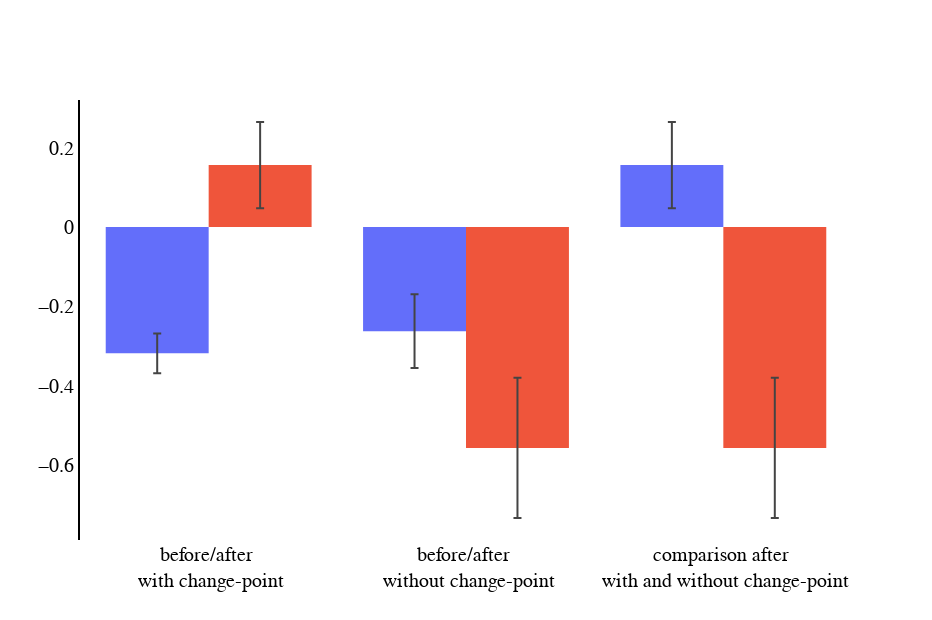
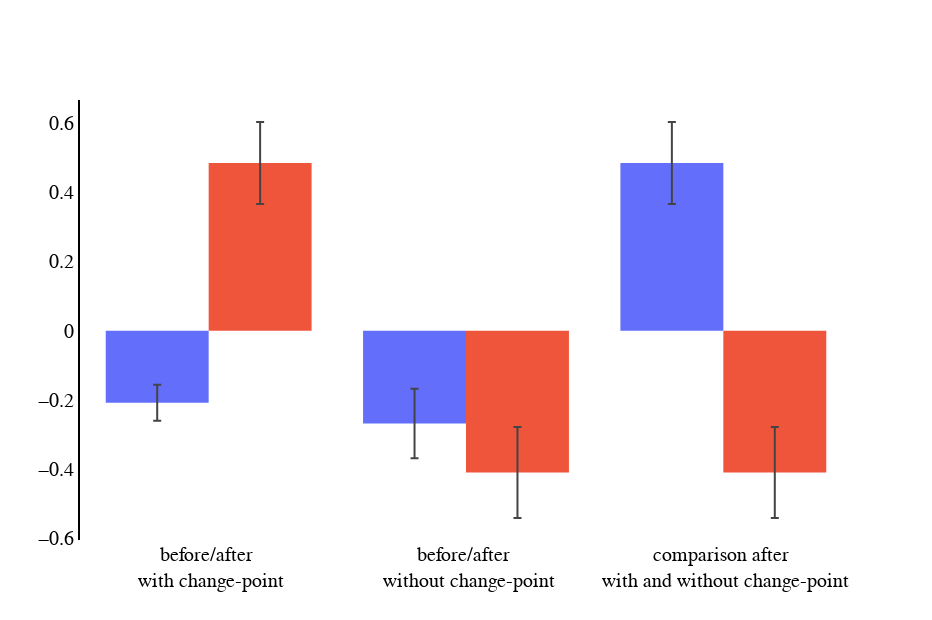

The code cell stored with these charts, in order, in its notebook:
### Code cell
K=0
questionnaire = pd.read_csv('data_exp_95307-v26_questionnaire-44j4.csv',low_memory=False)
subjects = np.where(questionnaire['Event Index'].values == '1')[0]
questionnaire_frames = []
folds = 2
folds_correlations = {'stos':[],'stons':[],'nstos':[],'nstons':[]}
for trial in range(len(subjects)):
    if trial != len(subjects) -1:
        frame_tmp = questionnaire[subjects[trial]:subjects[trial+1]]
    else:
        frame_tmp = questionnaire[subjects[trial]:-1]
    frame_tmp = frame_tmp.reset_index( drop=True)
    questionnaire_frames += [frame_tmp]
for file in ['data_exp_95307-v26_task-rjpe.csv','data_exp_95307-v26_task-qsg4.csv']:
    bootstrap_matrix = torch.zeros(2,2)
    tensor = torch.load('K={0}_Exp'.format(K),map_location=torch.device('cpu'))
    frames_surprises, frames_no_surprises, max_idx, idx_vid,condition, cp = extract_frames(file)
    
    mean_sim_surprise = torch.mean((torch.reshape(torch.mean(torch.cat(tensor, dim=1)[:66],dim = 0), 
                                                  (-1, 100))), dim=1)[:int(max_idx)]
    std_sim_surprise = torch.std((torch.reshape(torch.mean(torch.cat(tensor, dim=1)[:66],dim = 0),
                                                (-1, 100))), dim=1)[:int(max_idx)] / 10
    mean_sim_no_surprise = torch.mean((torch.reshape(torch.mean(torch.cat(tensor, dim=1)[66:],dim = 0),
                                                     (-1, 100))), dim=1)[:int(max_idx)]
    std_sim_no_surprise = torch.std((torch.reshape(torch.mean(torch.cat(tensor, dim=1)[66:],dim = 0),
                                                   (-1, 100))), dim=1)[:int(max_idx)] /10
    simulations = {'surprise': mean_sim_surprise,'no_surprise': mean_sim_no_surprise}
    
    for folds_number in range(folds):
        print('----- FOLD Number {0}-----'.format(folds_number+1))
        random.shuffle(frames_surprises)
        random.shuffle(frames_no_surprises)
        if folds == 1 or folds_number == folds -1:
            n_frames = -1
        else:
            n_frames = 20
        surprises, before_surprises_cp, after_surprises_cp = average_subjects(frames_surprises[:n_frames], max_idx,
                                                   questionnaire_frames, simulations, plot = False)  
        no_surprises, before_surprises_nocp, after_surprises_nocp = average_subjects(frames_no_surprises[:n_frames], max_idx, 
                                                   questionnaire_frames, simulations, plot = False)    
        
       

        if not (folds == 1 or folds_number == folds -1):
            corrs = computes_correlation(torch.mean(surprises,axis=0),simulations)
            corrns = computes_correlation(torch.mean(no_surprises,axis=0),simulations)
            folds_correlations['stos'] += [corrs[0]]
            folds_correlations['stons'] += [corrs[1]]
            folds_correlations['nstos'] += [corrns[0]]
            folds_correlations['nstons'] += [corrns[1]]
        else:
            print('---Average results------')
            prior_cp, posterior_cp = torch.tensor(before_surprises_cp), torch.tensor(after_surprises_cp)
            prior_nocp, posterior_nocp = torch.tensor(before_surprises_nocp), torch.tensor(after_surprises_nocp)
            
            print(computes_correlation(torch.mean(surprises,axis=0),simulations))
            print(computes_correlation(torch.mean(no_surprises,axis=0),simulations))
            plot(surprises,mean_sim_surprise,std_sim_surprise,'surprise')
            plot(no_surprises,mean_sim_no_surprise,std_sim_no_surprise,'no_surprise')
            plot_ttest(prior_cp, posterior_cp,prior_nocp, posterior_nocp, K)
            print('---Bootstrap results------')
            m = 0
            for key, value in folds_correlations.items():
                x = torch.Tensor(folds_correlations[key])
                print('key: ',torch.mean(x),'pm',torch.std(x)/ math.sqrt(len(x)))
                bootstrap_matrix[m // 2,m % 2] = torch.mean(x)
                m += 1
            plt.imshow(bootstrap_matrix)
            plt.colorbar()
            plt.show()
            
            print()
    K=1

### Figure 1 — Plotly figure (JSON) as saved in the notebook; plotly's stock layout.template omitted (floating-point values rounded to 4 significant figures)
{"data": [{"error_y": {"array": [0.0501, 0.09323, 0.1087], "type": "data"}, "histfunc": "sum", "type": "histogram", "x": ["before/after <br> with change-point", "before/after <br> without change-point", "comparison after <br> with and without change-point"], "y": [-0.3184, -0.2624, 0.1563]}, {"error_y": {"array": [0.1087, 0.1769, 0.1769], "type": "data"}, "histfunc": "sum", "type": "histogram", "x": ["before/after <br> with change-point", "before/after <br> without change-point", "comparison after <br> with and without change-point"], "y": [0.1563, -0.557, -0.557]}], "layout": {"font": {"color": "black", "family": "sans-serif", "size": 20}, "height": 620, "legend": {"x": 0, "y": 1}, "paper_bgcolor": "rgba(0,0,0,0)", "plot_bgcolor": "rgba(0,0,0,0)", "showlegend": false, "width": 932, "xaxis": {"linecolor": "black", "linewidth": 2, "showline": false}, "yaxis": {"linecolor": "black", "linewidth": 2, "zeroline": true}}}

### Figure 2 — Plotly figure (JSON) as saved in the notebook; plotly's stock layout.template omitted (floating-point values rounded to 4 significant figures)
{"data": [{"error_y": {"array": [0.05206, 0.1007, 0.1185], "type": "data"}, "histfunc": "sum", "type": "histogram", "x": ["before/after <br> with change-point", "before/after <br> without change-point", "comparison after <br> with and without change-point"], "y": [-0.2085, -0.2682, 0.4846]}, {"error_y": {"array": [0.1185, 0.1313, 0.1313], "type": "data"}, "histfunc": "sum", "type": "histogram", "x": ["before/after <br> with change-point", "before/after <br> without change-point", "comparison after <br> with and without change-point"], "y": [0.4846, -0.41, -0.41]}], "layout": {"font": {"color": "black", "family": "sans-serif", "size": 20}, "height": 620, "legend": {"x": 0, "y": 1}, "paper_bgcolor": "rgba(0,0,0,0)", "plot_bgcolor": "rgba(0,0,0,0)", "showlegend": false, "width": 932, "xaxis": {"linecolor": "black", "linewidth": 2, "showline": false}, "yaxis": {"linecolor": "black", "linewidth": 2, "zeroline": true}}}
